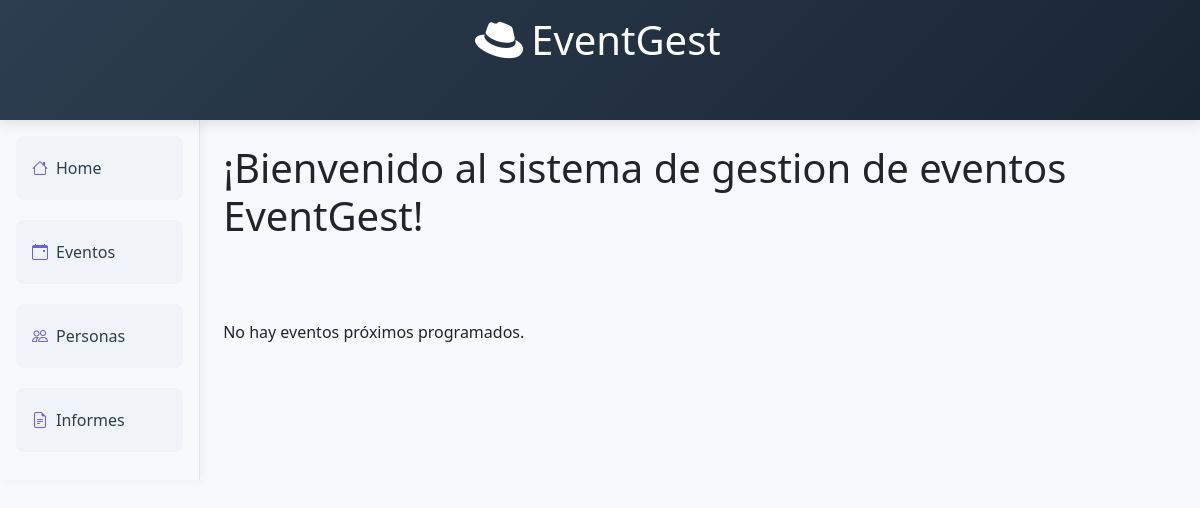
Before: / with the older database file.
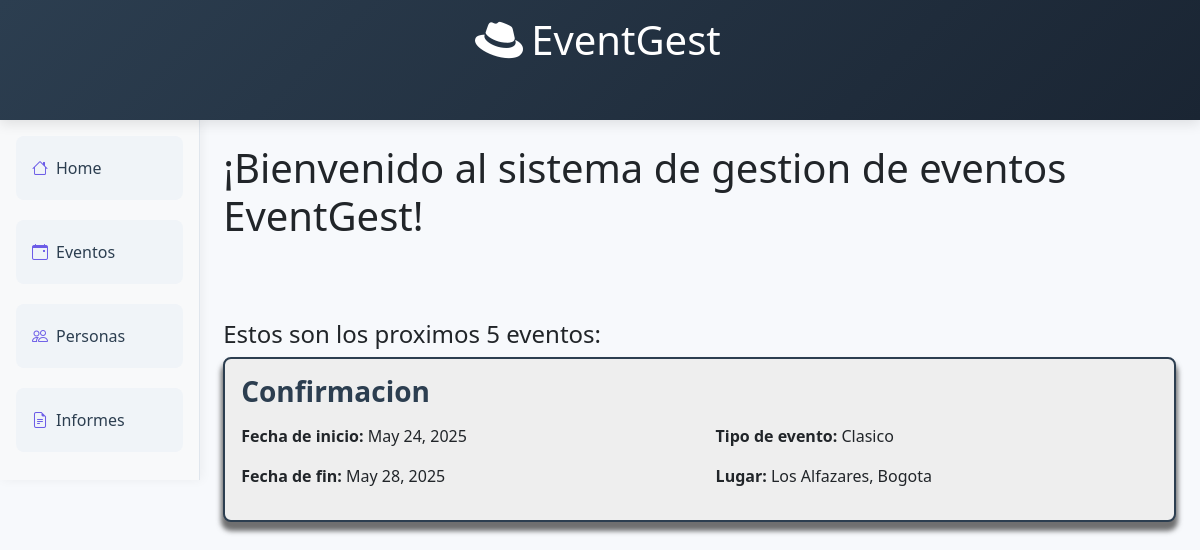
After: the same page with the newer database file.
### event_module/models.py (models this page shows, shortened)
class Event(models.Model):
    name = models.CharField(max_length=100, validators=[MinLengthValidator(3)])
    startDate = models.DateField()
    endDate = models.DateField()
    place = models.ForeignKey(Place, on_delete=models.CASCADE)
    typeEvent = models.ForeignKey(TypeEvent, on_delete=models.CASCADE)
    client = models.ForeignKey('people_module.Person', on_delete=models.CASCADE, related_name="events")
    isVisible = models.BooleanField(default=True)
    def __str__(self):
        return f"{self.name} ({self.startDate} - {self.endDate}) en {self.place.name}, {self.place.city}"

class TypeEvent(models.Model):
    type = models.CharField(max_length=100, validators=[name_validator])

class Place(models.Model):
    city = models.CharField(max_length=100, validators=[name_validator])
    address = models.CharField(max_length=200, blank=False)
    name = models.CharField(max_length=100, validators=[name_validator])

### people_module/views.py (the view)
# urls.py: path("", views.index, name="index"),
def index(request):
    today = date.today()
    upcoming_events = event_services.filter_event_by(
        startDate__gt=today,
        isVisible=True
    ).order_by('startDate')[:5]
    print(upcoming_events)
    return render(request, "index.html", {'events': upcoming_events})

### event_module/services.py (called while the page is built)
def filter_event_by(**kwargs):
    print("función filter_event_by")
    return Event.objects.filter(**kwargs)

### people_module/templates/index.html
{% extends 'header-people.html' %}
{% block content %}
    <div style="padding: 3vh">
        <h1 style="margin-bottom: 10vh;">¡Bienvenido al sistema de gestion de eventos EventGest!</h1>
        {% if events %}
            <div style="margin-top: 4vh;">
                <h4>Estos son los proximos 5 eventos:</h4>
                {% for event in events %}
                    <div class="event-container">
                        <div style="margin-bottom: 2vh;">
                            <h3>{{ event.name }}</h3>
                        </div>
                        <div style="display: flex; gap: 4vh;">
                            <div style="flex: 1;">
                                <p><strong>Fecha de inicio:</strong> {{ event.startDate }}</p>
                                <p><strong>Fecha de fin:</strong> {{ event.endDate }}</p>
                            </div>
                            <div style="flex: 1;">
                                <p><strong>Tipo de evento:</strong> {{ event.typeEvent.type }}</p>
                                <p><strong>Lugar:</strong> {{ event.place.name }}, {{ event.place.city }}</p>
                            </div>
                        </div>
                    </div>
                {% endfor %}
            </div>
        {% else %}
            <div style="margin-top: 4vh;">
                <p>No hay eventos próximos programados.</p>
            </div>
        {% endif %}
    </div>
{% endblock %}

### people_module/templates/header-people.html (shortened to what this page needs)
{% load static %}
<!DOCTYPE html>
<html lang="es">
<head>
    <link href="https://cdn.jsdelivr.net/npm/bootstrap@5.3.3/dist/css/bootstrap.min.css" rel="stylesheet">
    <link href="https://cdn.jsdelivr.net/npm/bootstrap-icons@1.10.5/font/bootstrap-icons.css" rel="stylesheet">
    <link rel="stylesheet" href="https://cdnjs.cloudflare.com/ajax/libs/font-awesome/6.5.0/css/all.min.css">
    <link rel="stylesheet" href="{% static 'css/general-styles.css' %}">
</head>
<body>
    <div class="layout-container">
        <header class="header col-md-12" style="position:fixed; height:15vh">
            <div class="container text-center">
                <h1><a class="title-a" href="{% url 'index' %}">
                        <i class="fa-brands fa-redhat main-icon"></i>EventGest
                    </a></h1>
            </div>
        </header>
        <div class="main-panel d-flex">
            {% include 'lateral-bar.html' %}
            <div class="main-panel main-content">
                {% block content %}
                {% endblock %}
            </div>
</body>
</html>

### event_module/templates/lateral-bar.html
<div class="side-panel bg-light p-3 col-md-2 col-lg-2" style="position: fixed">
    <div class="d-grid gap-2">
        <a href="{% url 'index' %}">
            <button type="button" class="btn btn-menu btn-light text-start">
                <i class="bi bi-house me-2"></i>Home
            </button>
        </a>
        <a href="{% url 'manage_event' %}">
            <button type="button" class="btn btn-menu btn-light text-start">
                <i class="bi bi-calendar-event me-2"></i>Eventos
            </button>
        </a>
        <a href="{% url 'manage_people' %}">
            <button type="button" class="btn btn-menu btn-light text-start">
                <i class="bi bi-people me-2"></i>Personas
            </button>
        </a>
        <button type="button" class="btn btn-menu btn-light text-start">
            <i class="bi bi-file-earmark-text me-2"></i>Informes
        </button>
    </div>
</div>

### people_module/static/css/general-styles.css (style rules this page uses)
body, html { height: 100%; margin: 0; font-family: 'Segoe UI', Roboto, 'Helvetica Neue', sans-serif; }
html { overflow-y: scroll; }
.title-a { color: white; text-decoration: none; }
.event-container { margin-bottom: 3vh; border: 2px solid #2c3e50; padding: 2vh; background-color: rgb(238, 238, 238); border-radius: 8px; box-shadow: 0 7px 5px 2px rgb(53, 53, 53, 0.7); transition: all 0.3s; }
.layout-container { min-height: 100vh; display: flex; flex-direction: column; background-color: #f7f9fc; }
.header { background: linear-gradient(135deg, #2c3e50 0%, #1a2533 100%); color: white; z-index: 20; padding: 1rem 0; box-shadow: 0 4px 12px rgba(0, 0, 0, 0.1); }
.main-panel { flex: 1; display: flex; flex-direction: row; }
.main-content { padding-left: 16.6%; padding-top: 15vh; }
.main-icon { animation: hat-animation 5s ease-in-out infinite backwards; position: relative; margin-right: 1vw; transform: scale(1.2); }
.side-panel { background-color: #ffffff; border-right: 1px solid #e0e6ed; padding: 1.5rem; margin-top: 15vh; box-shadow: 2px 0 10px rgba(0, 0, 0, 0.05); }
.btn-menu { width: 100%; height: 4em; text-align: left; margin-bottom: 0.75rem; padding: 0.75rem 1rem; font-weight: 500; border: none; background-color: #f0f4f8; color: #2c3e50; border-radius: 8px; transition: all 0.3s ease; }
.btn-menu i { color: #6c5ce7; transition: all 0.3s ease; }
h2, h3 { color: #2c3e50; font-weight: 600; }

Changed rows visible on the page:
added Event: name "Confirmacion", startDate "May 24, 2025", endDate "May 28, 2025", typeEvent.type "Clasico", place.name "Los Alfazares", place.city "Bogota"
Other visible differences:
text no longer shown: "No hay eventos próximos programados."
text now shown: "Estos son los proximos 5 eventos:"
